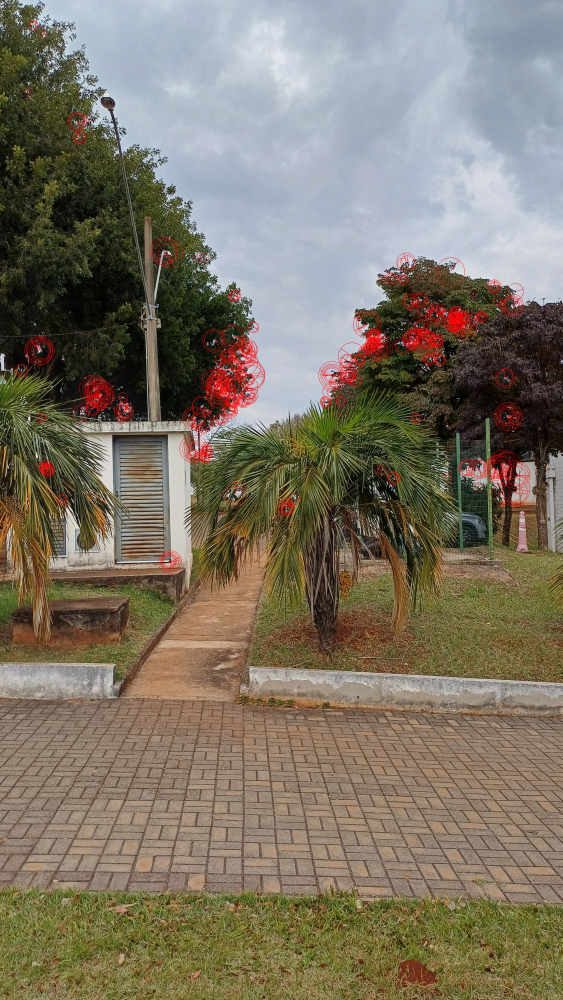
#> input picture data/T1/interim/ORB_keypoints.jpg, 2250 x 4000 px (shown at 1/4 size)
$ python -i panorama.py   (imports and definitions only)
#> lines starting #> are read from the running program, lines starting #| are printed output that depends on the picture; after the words box and inside, x2 and y2 are one past the last pixel; in counts of white or black regions, pixels touching at a corner belong together
#> further down, picture is the input picture: shape (4000, 2250, 3); mean B, G, R 101.6, 117.3, 125.6
import cv2
import numpy as np
from src.utils import image_utils
from src.process import feature_extraction

# [74 lines left out: function stitch_panorama_tree_based, not called in this run]

def crop_black_borders_completely(img: np.ndarray) -> np.ndarray:
    """Removes black borders from an image."""
    if len(img.shape) == 3:
        gray = cv2.cvtColor(img, cv2.COLOR_BGR2GRAY)
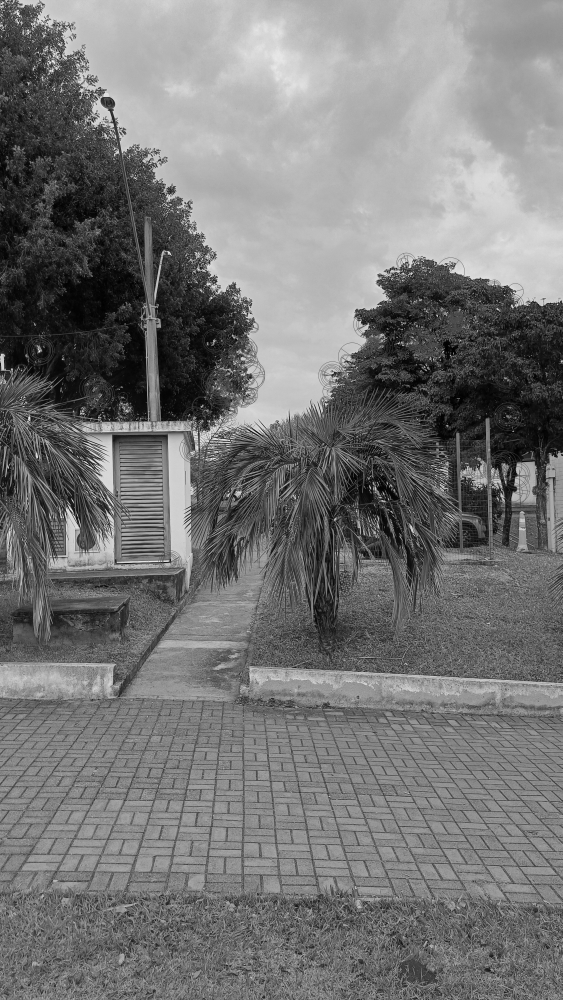
#> gray: shape (4000, 2250) (shown at 1/4 size); min 0, max 254, mean 118
    else:
        gray = img
    _, thresh = cv2.threshold(gray, 1, 255, cv2.THRESH_BINARY)
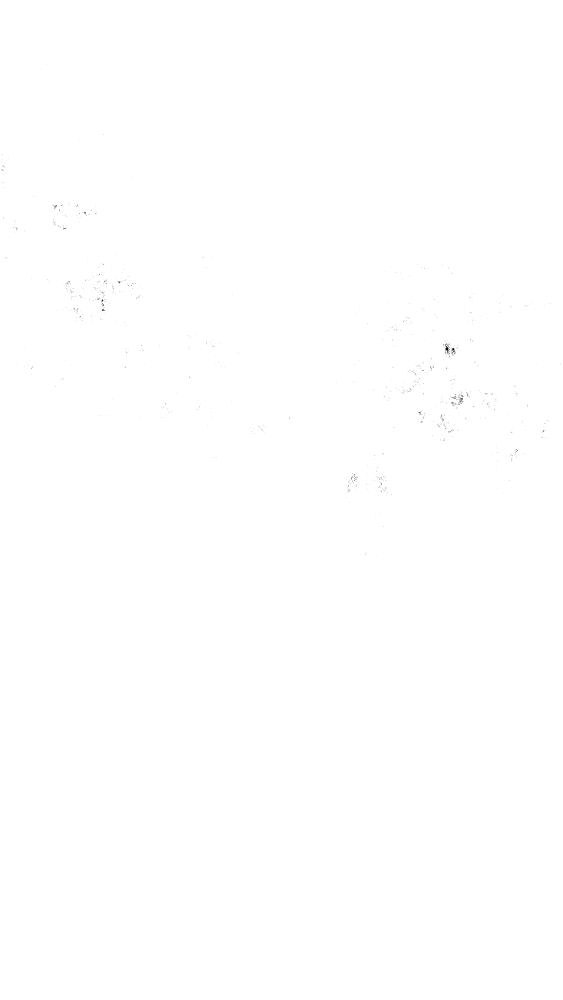
#> thresh: shape (4000, 2250) (shown at 1/4 size); 100% white; black in thin lines or dots, all inside (x1, y1, x2, y2) = (4, 256, 2242, 2228)
    contours, _ = cv2.findContours(thresh, cv2.RETR_EXTERNAL, cv2.CHAIN_APPROX_SIMPLE)
#> contours = [[[0, 0], [0, 3999], [2249, 3999], [2249, 0]]]
    if not contours:
        return img
    largest_contour = max(contours, key=cv2.contourArea)
#> largest_contour = [[0, 0], [0, 3999], [2249, 3999], [2249, 0]]
    x, y, w, h = cv2.boundingRect(largest_contour)
#> x = 0; y = 0; w = 2250; h = 4000
    return img[y:y+h, x:x+w]

# Main script

# [14 lines not run here, left out]

>>> import cv2
>>> picture = cv2.imread('../../../data/T1/interim/ORB_keypoints.jpg')
>>> result = crop_black_borders_completely(picture)
